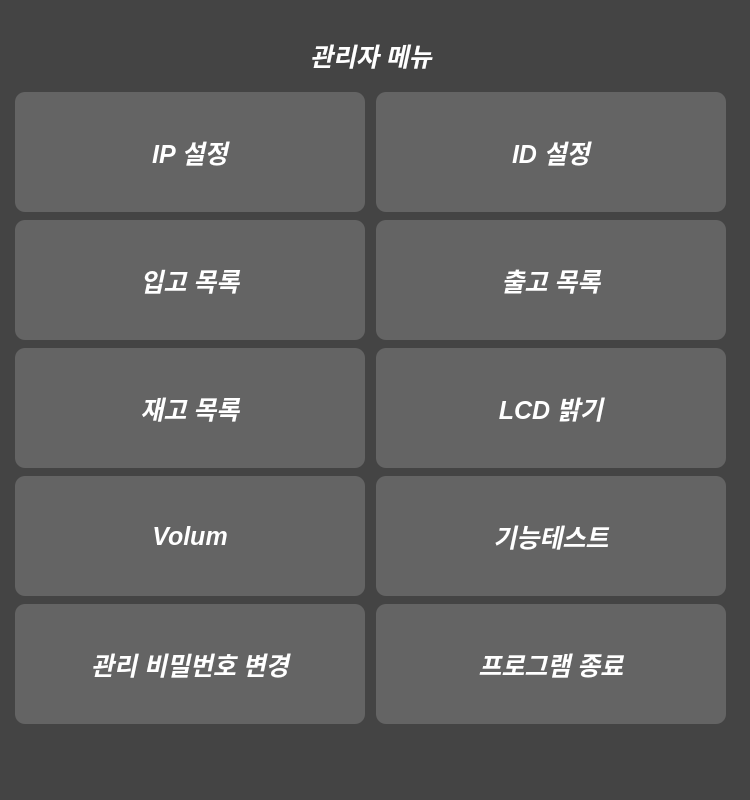
<?xml version="1.0" encoding="UTF-8"?>
<ui version="4.0">
 <class>SettingMain</class>
 <widget class="QDialog" name="SettingMain">
  <property name="geometry">
   <rect>
    <x>0</x>
    <y>0</y>
    <width>750</width>
    <height>800</height>
   </rect>
  </property>
  <property name="windowTitle">
   <string>Dialog</string>
  </property>
  <property name="styleSheet">
   <string notr="true">#SettingMain
{
	background-color : #444444;

}

QLabel
{
	font: bold italic 25px;
	color: white;
}

QPushButton
{
   border-radius: 10px;
	padding: 2px; 
	background-color: rgb(100,100,100);
	font: bold italic 25px;
	color: white;
}

QPushButton:pressed
{
   border-radius: 10px;
	padding: 2px; 
	background-color: rgb(100,100,100);
	font: bold italic 25px;
	color: black;
}</string>
  </property>
  <widget class="QLabel" name="label">
   <property name="geometry">
    <rect>
     <x>310</x>
     <y>30</y>
     <width>131</width>
     <height>51</height>
    </rect>
   </property>
   <property name="text">
    <string>관리자 메뉴</string>
   </property>
  </widget>
  <widget class="QWidget" name="layoutWidget">
   <property name="geometry">
    <rect>
     <x>10</x>
     <y>90</y>
     <width>721</width>
     <height>636</height>
    </rect>
   </property>
   <layout class="QVBoxLayout" name="verticalLayout">
    <item>
     <layout class="QHBoxLayout" name="horizontalLayout">
      <item>
       <widget class="QPushButton" name="pushButton_2">
        <property name="sizePolicy">
         <sizepolicy hsizetype="Fixed" vsizetype="Fixed">
          <horstretch>0</horstretch>
          <verstretch>0</verstretch>
         </sizepolicy>
        </property>
        <property name="minimumSize">
         <size>
          <width>350</width>
          <height>120</height>
         </size>
        </property>
        <property name="text">
         <string>IP 설정</string>
        </property>
       </widget>
      </item>
      <item>
       <widget class="QPushButton" name="pushButton">
        <property name="sizePolicy">
         <sizepolicy hsizetype="Fixed" vsizetype="Fixed">
          <horstretch>0</horstretch>
          <verstretch>0</verstretch>
         </sizepolicy>
        </property>
        <property name="minimumSize">
         <size>
          <width>350</width>
          <height>120</height>
         </size>
        </property>
        <property name="text">
         <string>ID 설정</string>
        </property>
       </widget>
      </item>
     </layout>
    </item>
    <item>
     <layout class="QHBoxLayout" name="horizontalLayout_2">
      <item>
       <widget class="QPushButton" name="pushButton_3">
        <property name="sizePolicy">
         <sizepolicy hsizetype="Fixed" vsizetype="Fixed">
          <horstretch>0</horstretch>
          <verstretch>0</verstretch>
         </sizepolicy>
        </property>
        <property name="minimumSize">
         <size>
          <width>350</width>
          <height>120</height>
         </size>
        </property>
        <property name="text">
         <string>입고 목록</string>
        </property>
       </widget>
      </item>
      <item>
       <widget class="QPushButton" name="pushButton_4">
        <property name="sizePolicy">
         <sizepolicy hsizetype="Fixed" vsizetype="Fixed">
          <horstretch>0</horstretch>
          <verstretch>0</verstretch>
         </sizepolicy>
        </property>
        <property name="minimumSize">
         <size>
          <width>350</width>
          <height>120</height>
         </size>
        </property>
        <property name="text">
         <string>출고 목록</string>
        </property>
       </widget>
      </item>
     </layout>
    </item>
    <item>
     <layout class="QHBoxLayout" name="horizontalLayout_4">
      <item>
       <widget class="QPushButton" name="pushButton_7">
        <property name="sizePolicy">
         <sizepolicy hsizetype="Fixed" vsizetype="Fixed">
          <horstretch>0</horstretch>
          <verstretch>0</verstretch>
         </sizepolicy>
        </property>
        <property name="minimumSize">
         <size>
          <width>350</width>
          <height>120</height>
         </size>
        </property>
        <property name="text">
         <string>재고 목록</string>
        </property>
       </widget>
      </item>
      <item>
       <widget class="QPushButton" name="pushButton_8">
        <property name="sizePolicy">
         <sizepolicy hsizetype="Fixed" vsizetype="Fixed">
          <horstretch>0</horstretch>
          <verstretch>0</verstretch>
         </sizepolicy>
        </property>
        <property name="minimumSize">
         <size>
          <width>350</width>
          <height>120</height>
         </size>
        </property>
        <property name="text">
         <string>LCD 밝기</string>
        </property>
       </widget>
      </item>
     </layout>
    </item>
    <item>
     <layout class="QHBoxLayout" name="horizontalLayout_5">
      <item>
       <widget class="QPushButton" name="pushButton_9">
        <property name="sizePolicy">
         <sizepolicy hsizetype="Fixed" vsizetype="Fixed">
          <horstretch>0</horstretch>
          <verstretch>0</verstretch>
         </sizepolicy>
        </property>
        <property name="minimumSize">
         <size>
          <width>350</width>
          <height>120</height>
         </size>
        </property>
        <property name="text">
         <string>Volum</string>
        </property>
       </widget>
      </item>
      <item>
       <widget class="QPushButton" name="pushButton_10">
        <property name="sizePolicy">
         <sizepolicy hsizetype="Fixed" vsizetype="Fixed">
          <horstretch>0</horstretch>
          <verstretch>0</verstretch>
         </sizepolicy>
        </property>
        <property name="minimumSize">
         <size>
          <width>350</width>
          <height>120</height>
         </size>
        </property>
        <property name="text">
         <string>기능테스트</string>
        </property>
       </widget>
      </item>
     </layout>
    </item>
    <item>
     <layout class="QHBoxLayout" name="horizontalLayout_6">
      <item>
       <widget class="QPushButton" name="pushButton_11">
        <property name="sizePolicy">
         <sizepolicy hsizetype="Fixed" vsizetype="Fixed">
          <horstretch>0</horstretch>
          <verstretch>0</verstretch>
         </sizepolicy>
        </property>
        <property name="minimumSize">
         <size>
          <width>350</width>
          <height>120</height>
         </size>
        </property>
        <property name="text">
         <string>관리 비밀번호 변경</string>
        </property>
       </widget>
      </item>
      <item>
       <widget class="QPushButton" name="pushButton_12">
        <property name="sizePolicy">
         <sizepolicy hsizetype="Fixed" vsizetype="Fixed">
          <horstretch>0</horstretch>
          <verstretch>0</verstretch>
         </sizepolicy>
        </property>
        <property name="minimumSize">
         <size>
          <width>350</width>
          <height>120</height>
         </size>
        </property>
        <property name="text">
         <string>프로그램 종료</string>
        </property>
       </widget>
      </item>
     </layout>
    </item>
   </layout>
  </widget>
 </widget>
 <resources/>
 <connections/>
</ui>
